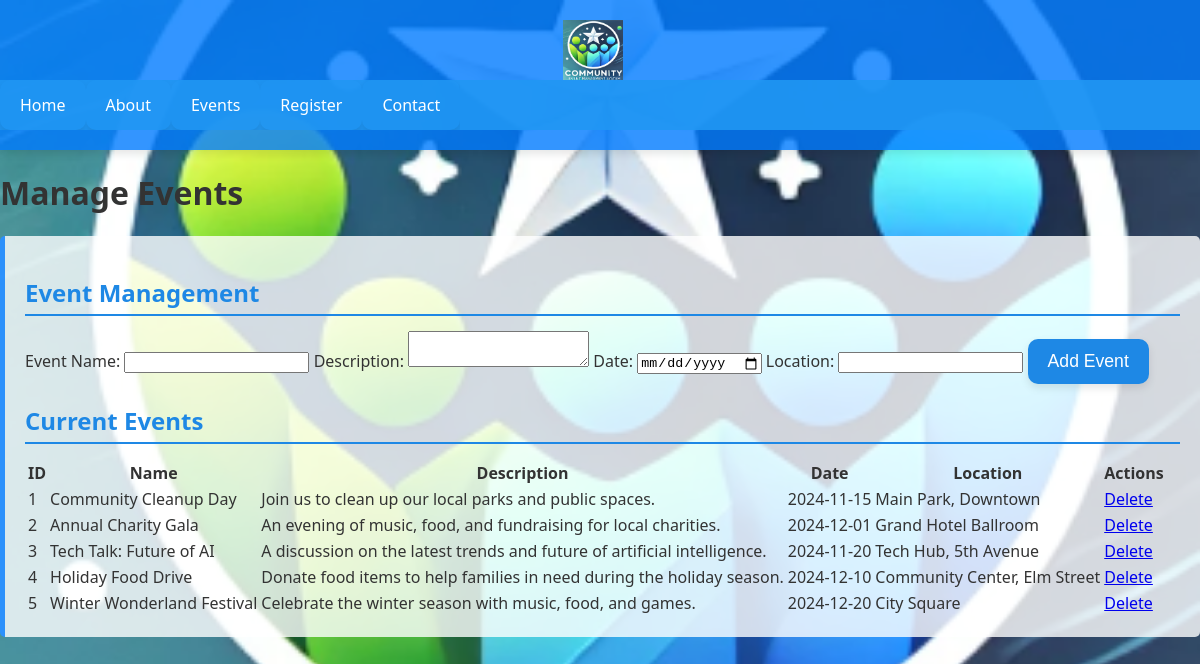
/manage.php, run on the app's committed database.
### tables this page shows
CREATE TABLE IF NOT EXISTS `events` (
  `event_id` int NOT NULL AUTO_INCREMENT,
  `name` varchar(255) NOT NULL,
  `description` text,
  `date` date DEFAULT NULL,
  `location` varchar(255) DEFAULT NULL,
  PRIMARY KEY (`event_id`)
);

### manage.php (the view, shortened to what this page needs)
<?php include 'includes/db.php'; ?>
<!DOCTYPE html>
<html lang="en">
<head>
    <link rel="stylesheet" href="css/updated_style_with_image.css">
</head>
<body>
<header>
    <img src="images/image.png" alt="Logo" class="logo">
    <nav>
        <div class="dropdown">
            <button class="dropbtn">Home</button>
        </div>
        <div class="dropdown">
            <button class="dropbtn">About</button>
        </div>
        <div class="dropdown">
            <button class="dropbtn">Events</button>
        </div>
        <div class="dropdown">
            <button class="dropbtn">Register</button>
        </div>
        <div class="dropdown">
            <button class="dropbtn">Contact</button>
        </div>
    </nav>
</header>
        <h1>Manage Events</h1>
    <section>
        <h2>Event Management</h2>
        <form method="post" action="manage.php">
            <label for="event_name">Event Name:</label>
            <input type="text" id="event_name" name="event_name" required>
            <label for="event_description">Description:</label>
            <textarea id="event_description" name="event_description" required></textarea>
            <label for="event_date">Date:</label>
            <input type="date" id="event_date" name="event_date" required>
            <label for="event_location">Location:</label>
            <input type="text" id="event_location" name="event_location" required>
            <button type="submit" name="add_event">Add Event</button>
        </form>
        <?php
        echo "<h2>Current Events</h2>";
        $sql = "SELECT * FROM events";
        $result = $conn->query($sql);
        if ($result->num_rows > 0) {
            echo "<table><thead><tr><th>ID</th><th>Name</th><th>Description</th><th>Date</th><th>Location</th><th>Actions</th></tr></thead><tbody>";
            while ($row = $result->fetch_assoc()) {
                echo "<tr><td>{$row['event_id']}</td><td>{$row['name']}</td><td>{$row['description']}</td><td>{$row['date']}</td><td>{$row['location']}</td>";
                echo "<td><a href='manage.php?delete={$row['event_id']}'>Delete</a></td></tr>";
            }
            echo "</tbody></table>";
        } else {
            echo "<p>No events found.</p>";
        }
        ?>
    </section>
</body>
</html>

### CEMS/css/updated_style_with_image.css (style rules this page uses)
body { font-family: 'Segoe UI', Tahoma, Geneva, Verdana, sans-serif; background: url('../images/image.png') no-repeat center center fixed; background-size: cover; color: #333; margin: 0; padding: 0; }
header { background-color: rgba(0, 123, 255, 0.8); color: white; padding: 20px 0; text-align: center; position: relative; box-shadow: 0 4px 8px rgba(0,0,0,0.1); }
header .logo { width: 60px; height: 60px; vertical-align: middle; margin-right: 15px; }
nav { background-color: rgba(33, 150, 243, 0.9); overflow: hidden; }
.dropdown { float: left; overflow: hidden; }
.dropdown .dropbtn { font-size: 16px; border: none; outline: none; color: white; background-color: inherit; padding: 14px 20px; font-family: inherit; margin: 0; }
section { margin: 20px 0; padding: 20px; background: rgba(255, 255, 255, 0.8); border-left: 5px solid rgba(0, 123, 255, 0.8); border-radius: 5px; }
h2 { color: #1e88e5; border-bottom: 2px solid #1e88e5; padding-bottom: 5px; margin-bottom: 15px; }
button, a.button { background-color: #1e88e5; color: white; padding: 12px 20px; border: none; border-radius: 10px; cursor: pointer; text-decoration: none; font-size: 1.1em; box-shadow: 0 4px 8px rgba(0,0,0,0.1); transition: background-color 0.3s, transform 0.3s; }

### data on the page
events: event_id "1", name "Community Cleanup Day", description "Join us to clean up our local parks and public spaces.", date "2024-11-15", location "Main Park, Downtown"
events: event_id "2", name "Annual Charity Gala", description "An evening of music, food, and fundraising for local charities.", date "2024-12-01", location "Grand Hotel Ballroom"
events: event_id "3", name "Tech Talk: Future of AI", description "A discussion on the latest trends and future of artificial intelligence.", date "2024-11-20", location "Tech Hub, 5th Avenue"
events: event_id "4", name "Holiday Food Drive", description "Donate food items to help families in need during the holiday season.", date "2024-12-10", location "Community Center, Elm Street"
events: event_id "5", name "Winter Wonderland Festival", description "Celebrate the winter season with music, food, and games.", date "2024-12-20", location "City Square"
